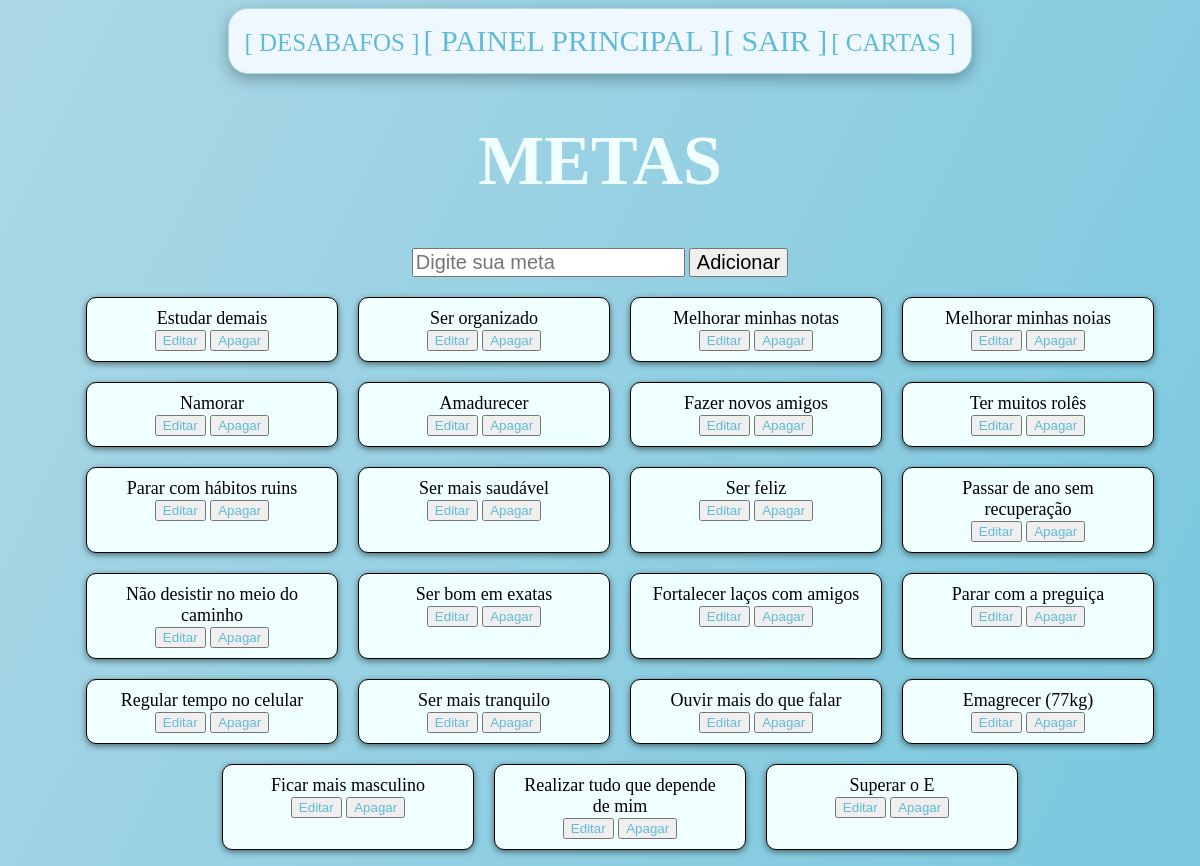
Screenshot of /metas (signed in) with the database file from the repository.
### tables this page shows
CREATE TABLE metas (
id INTEGER PRIMARY KEY AUTOINCREMENT,
meta TEXT
);

### metas.py (the view)
@metas_bp.route("/metas")
def metas():
    return render_template("metas.html", metas=get_metas())

### auth.py (called while the page is built)
def proteger_rotas(app):
    @app.before_request
    def proteger():
        if request.endpoint not in PUBLIC_PAGES and not session.get("logado"):
            return redirect(url_for("home"))

### db.py (called while the page is built)
def conectar_banco():
    conn = sqlite3.connect("banco.db")
    cursor = conn.cursor()
    return conn, cursor

### metas.py (called while the page is built)
def get_metas():
    conn, cursor = conectar_banco()
    cursor.execute("SELECT * FROM metas")
    metas = cursor.fetchall()
    conn.close()
    return metas

### templates/metas.html (shortened to what this page needs)
<!DOCTYPE html>
<html lang="pt-br">
<head>
    <link rel="stylesheet" href="{{ url_for('static', filename='css/metas.css') }}">
</head>
<body>
    <div class="pagina">
        <a class="direcionar" href="{{ url_for('desabafos.desabafos') }}">[ DESABAFOS ]</a>
        <a class="painelp" href="{{ url_for('painel') }}">[ PAINEL PRINCIPAL ]</a>
        <a class="painelp" href="{{ url_for('logout') }}">[ SAIR ]</a>
        <a class="direcionar" href="{{ url_for('cartas.cartas') }}">[ CARTAS ]</a>
    </div>
    <h1 class="titulo">METAS</h1>
<form action="/adicionar_meta" method="post">
    <input type="text" name="meta" placeholder="Digite sua meta" autocomplete="off" style="font-size: 20px;">
    <button type="submit" style="font-size: 20px;">Adicionar</button>
</form>
<ul class="container">
{% for meta in metas %}
    <li>
        <span>{{ meta[1] }}</span><br>
        <button class="btn-editar" data-id="{{ meta[0] }}" data-texto="{{ meta[1] }}">Editar</button>
        <button><a href="{{ url_for('metas.deletar_meta', id=meta[0]) }}">Apagar</a></button>
    </li>
{% endfor %}
</ul>
</body>
</html>

### static/css/metas.css (style rules this page uses)
body { min-height: 100vh; background: linear-gradient(90rad, lightblue, #7AC8DF); text-align: center; }
.titulo { text-align: center; font-size: 70px; color: azure; }
.container { display: flex; flex-wrap: wrap; justify-content: center; gap: 20px; margin-top: 20px; }
.container li { list-style: none; border: 1px solid; padding: 10px 20px; border-radius: 10px; width: 210px; background-color: azure; text-align: center; box-shadow: 0 2px 6px rgba(0,0,0,0.5); position: relative; transition: 0.3s ease; font-size: large; }
a, .btn-editar { text-decoration: none; color: #61bbd6; }
.pagina { text-align: center; padding: 15px; background-color: aliceblue; width: fit-content; justify-content: center; margin: auto; border: 1px solid lightblue; border-radius: 20px; box-shadow: 0 5px 15px rgba(0,0,0,0.3); }
.painelp { font-size: 30px; }
.direcionar { font-size: 25px; }

### rows the page displays
metas: meta "Estudar demais"
metas: meta "Ser organizado"
metas: meta "Melhorar minhas notas"
metas: meta "Melhorar minhas noias"
metas: meta "Namorar"
metas: meta "Amadurecer"
metas: meta "Fazer novos amigos"
metas: meta "Ter muitos rolês"
metas: meta "Parar com hábitos ruins"
metas: meta "Ser mais saudável"
metas: meta "Ser feliz"
metas: meta "Passar de ano sem recuperação"
metas: meta "Não desistir no meio do caminho"
metas: meta "Ser bom em exatas"
metas: meta "Fortalecer laços com amigos"
metas: meta "Parar com a preguiça"
metas: meta "Regular tempo no celular"
metas: meta "Ser mais tranquilo"
metas: meta "Ouvir mais do que falar"
metas: meta "Emagrecer (77kg)"
metas: meta "Ficar mais masculino"
metas: meta "Realizar tudo que depende de mim"
metas: meta "Superar o E"
